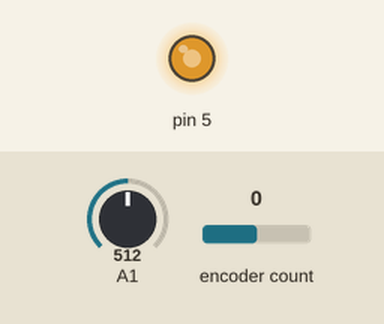
Recording of a sketch running on a simulated Arduino Uno, built with avr-gcc and run on an emulated ATmega328P. Parts: output pins drawn as LEDs (lit = HIGH). The test bench sets the inputs (shaded band); at power-on: encoder count 0, A1 = 512. What the sketch prints to the serial monitor is not drawn.

Above: at 1.2 s.
1.3 s: encoder count set to 1
At 2.3 s:
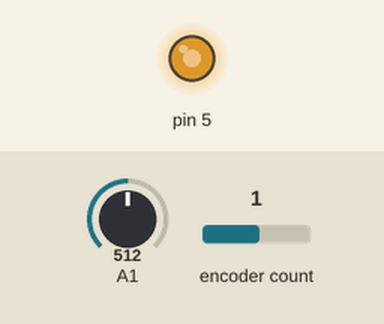
2.8 s: encoder count set to 0
At 4.0 s:
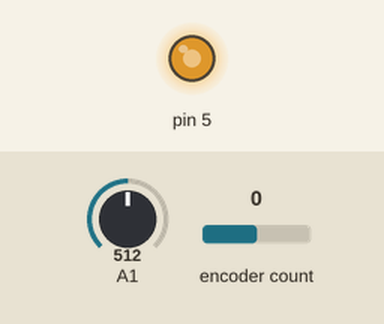
4.3 s: encoder count set to 4
At 4.7 s:
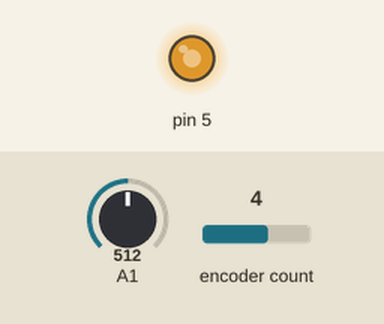
Timing chart, 0 to 7.3 s (numbered marks = the images above; inputs shaded):
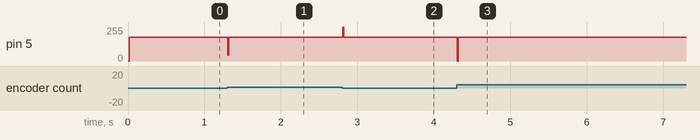

The sketch:

LabFour.ino
```cpp
//Written by Joseph St. Germain for RBE 2002 Lab 3 A16.
//Students are expected to fill in the PID::calc function and the calcCur function
// The PID calc function is inteded to run a PID velocity controller
//and the calcCur function should calculate the current in ma from the current sensor.

#include "LookupTable.h"
#include "PID.h"
#include <Servo.h>
#include <Encoder.h>

//Setup lookup table class as lk
Lookup lk;
//setup PID class as pidCon
PID pidCon;
Encoder myEnc(2, 3);

//Variables to run the code
//setVel is the velocity used as an input to PID
double setVel=90;
double curTime=0;
double prevTime=0;
double timeInterval=0;
double movement=0;
double ticksToDeg= 0.2206;
double prevPos;
long lastTime=0;
double Vel;
float velocity;
float RPM;
float current;

// Returns Vel in degress/second
double calcVel(){
  //current positions
  double curPos=myEnc.read();
  //current time
  curTime=millis();
  //time change in ms from last call
  timeInterval=curTime-prevTime;
  //encoder ticks since last call
  movement=curPos-prevPos;
  //encoder ticks to degrees
  movement= movement *ticksToDeg;
  //timeInterval in seconds
  timeInterval=timeInterval/1000;
  //Velocity in degrees per milliseconds
  Vel=movement/timeInterval;
  //sets curent vals to previous
  prevPos=curPos;
  prevTime=curTime;
  return Vel;
}


//This function should analogRead the current sense from the motor driver
//and convert the value to current in milliamps
double calcCur(void)
{
  //Read analog pin from current sensor
  int val = analogRead(A1);
  //convert to volts
  float voltage = val*(5/1023.0f);
  //converts to current in MilliAmps
  float milliamps = (voltage/0.525)*1000;
  return milliamps;
}

void setup() {
  Serial.begin(115200);
  pidCon.setpid(2,0,.01);
}


//Main loop
void loop() {

//Waits for the time constant
if(millis()-lastTime>10){

  //Calculate velocity from the encoder in degrees/second
  velocity=calcVel();
  //Serial.print("velocity=");
  Serial.print(velocity);
  //Serial.print(" , ");
  Serial.print('\t');

  //Calculates RPM from velocity
  RPM =((velocity*60)/360);
  //Serial.print("RPM = ");
  Serial.print(RPM);
  //Serial.print(" , ");
  Serial.print('\t');

  //calculates the current of the motor from the analogRead function
  //use the motor drivers data sheet to find the conversion from ADC counts
  //to milliamps
  current = calcCur();
  //Serial.print("current = ");
  Serial.print(current);
  //Serial.print(" , ");
  Serial.print('\t');

  //Calculate the PID value to be sent to the motor using the analogWrite function.
  //The calc function should take in a set velocity and the current velocity.
  float analogWriteVal = pidCon.calc(setVel,velocity);
   analogWrite(5,analogWriteVal);

  //Calculates the dutycycle of the PWM 0-1
  float PWM = analogWriteVal/255;
//  Serial.print("PWM = ");
  Serial.print(PWM);
 // Serial.print(" , ");
 Serial.print('\t');

  //Use the lookup table class to find the torque given the current and RPM
  //Serial.print("torque = ");
  Serial.println(lk.torque(current,RPM));


 //Sets the lastTime variable
  lastTime=millis();
}
}
```

LookupTable.cpp
```cpp
/*
 * Messages.h
 *
 *  Created on: 10/1/16
 *      Author: joest
 */

#include "LookupTable.h"
#include "Arduino.h"

//array of torques based off current and RPM.
//Review the provided excel document for a better understanding.
const float torqueArray[11][11]=
{
{0,0,0,0,0,0,0,0,0,0,0},
{0,0,0,0,0,0,0,0,0,0,6.3},
{0,0,0,0,0,0,2.52,5.04,7.56,10.08,12.6},
{0,0,0,0,2.7,5.4,8.1,10.8,13.5,16.2,18.9},
{0,0,0,3.15,6.3,9.45,12.6,15.75,18.9,22.05,25.2},
{0,0,3.5,7,10.5,14,17.5,21,24.5,28,31.5},
{0,0,4.2,8.4,12.6,16.8,21,25.2,29.4,33.6,37.8},
{0,0,4.9,9.8,14.7,19.6,24.5,29.4,34.3,39.2,44.1},
{0,5.04,10.08,15.12,20.16,25.2,30.24,35.28,40.32,45.36,50.4},
{0,5.67,11.34,17.01,22.68,28.35,34.02,39.69,45.36,51.03,56.7},
{0,6.3,12.6,18.9,25.2,31.5,37.8,44.1,50.4,56.7,63}

};

//Class constructor
Lookup::Lookup(){

}

//Function that finds the row and colum of the torque based
//off the current in milliamps and the RPM
float Lookup::torque(float current,float rpm)
{
   int x =0;
   int y =0;
   // Sets the row based on current reading
   if( current>=0 && current<219){
    x=0;
   }
   if( current>220 && current<439){
    x=1;
   }
   if( current>440 && current<659){
    x=2;
   }
   if( current>660 &&current<879){
    x=3;
   }
   if( current>880 && current<1099){
    x=4;
   }
   if(current>1100 && current<1319){
    x=5;
   }
   if( current>1320 && current<1539){
    x=6;
   }
   if( current>1540 && current<1759){
    x=7;
   }
   if( current>1760 && current<1979){
    x=8;
   }
   if ( current>1980 && current<2199){
    x=9;
   }
   if( current>2200 && current<3000){
    x=10;
   }

   //Sets the column based off RPM
   if(rpm<300 && rpm>200){
    y=0;
   }
   if(rpm<199 && rpm>180){
    y=1;
   }
   if(rpm<179 && rpm>160){
    y=2;
   }
   if(rpm<159 && rpm>140){
    y=3;
   }
   if(rpm<139 && rpm>120){
    y=4;
   }
   if(rpm<119 && rpm>100){
    y=5;
   }
   if(rpm<99 && rpm>80){
    y=6;
   }
   if(rpm<79 && rpm>60){
    y=7;
   }
   if(rpm<59 && rpm>40){
    y=8;
   }
   if(rpm<39 && rpm>20){
    y=9;
   }
   if(rpm<19 && rpm>0){
    y=10;
   }
   //returns the torque from the lookup table
   float torq=torqueArray[x][y];
   return torq;
   }
```

LookupTable.h
```cpp
/*
 * Messages.h
 *
 *  Created on: 10/1/16
 *      Author: joest
 */

#ifndef Lookup_H
#define Lookup_H

//lookup table class
class Lookup {
  public:
    Lookup();
    //lookup torque function
    float torque(float current,float rpm);

  private:

};

#endif
```

PID.cpp
```cpp
/*
 * Messages.h
 *
 *  Created on: 10/1/16
 *      Author: joest
 */
#include "PID.h"
#include "Arduino.h"

//Class constructor
PID::PID(){

}

//Function to set PID gain values
void PID::setpid(float P, float I, float D){
  kp=P;
  ki=I;
  kd=D;
}

//Write this function to calculate a control signal from the set velocity
//and the current velocity
float PID::calc(double setVel, double curVel){

    // calculate error
    float error = setVel-curVel;
    // calculate derivative of error
    float delta_error = last_error - error;
    last_error = error;
    // calculate integral error
    sum_error += error;
    // sum up the error value to send to the motor based off gain values.
    float control_input = (kp*error) + (ki*sum_error) + (kd*delta_error);

    // limit control value to 0-254
    control_input = constrain(control_input,0,254);
    //return the control signal
    return control_input;
}
```

PID.h
```cpp
/*
 * Messages.h
 *
 *  Created on: 10/1/16
 *      Author: joest
 */

#ifndef PID_H_
#define PID_H_

class PID {

public:
PID();
float kp;
float ki;
float kd;
float last_error = 0;
float sum_error =0;
//set PID constants
void setpid(float P, float I, float D);
//calculate the output control signal
float calc(double setVel, double curVel);

private:

};


#endif
```

Measured:
- after the input at 1.3 s, pin 5: 180/255 → 44/255 at once, → 179/255 0.01 s later, → 180/255 0.01 s later
- after the input at 2.8 s, pin 5: 180/255 → 254/255 at once, → 180/255 0.01 s later
- after the input at 4.3 s, pin 5: 180/255 → 0/255 at once, → 177/255 0.01 s later, → 180/255 0.01 s later
